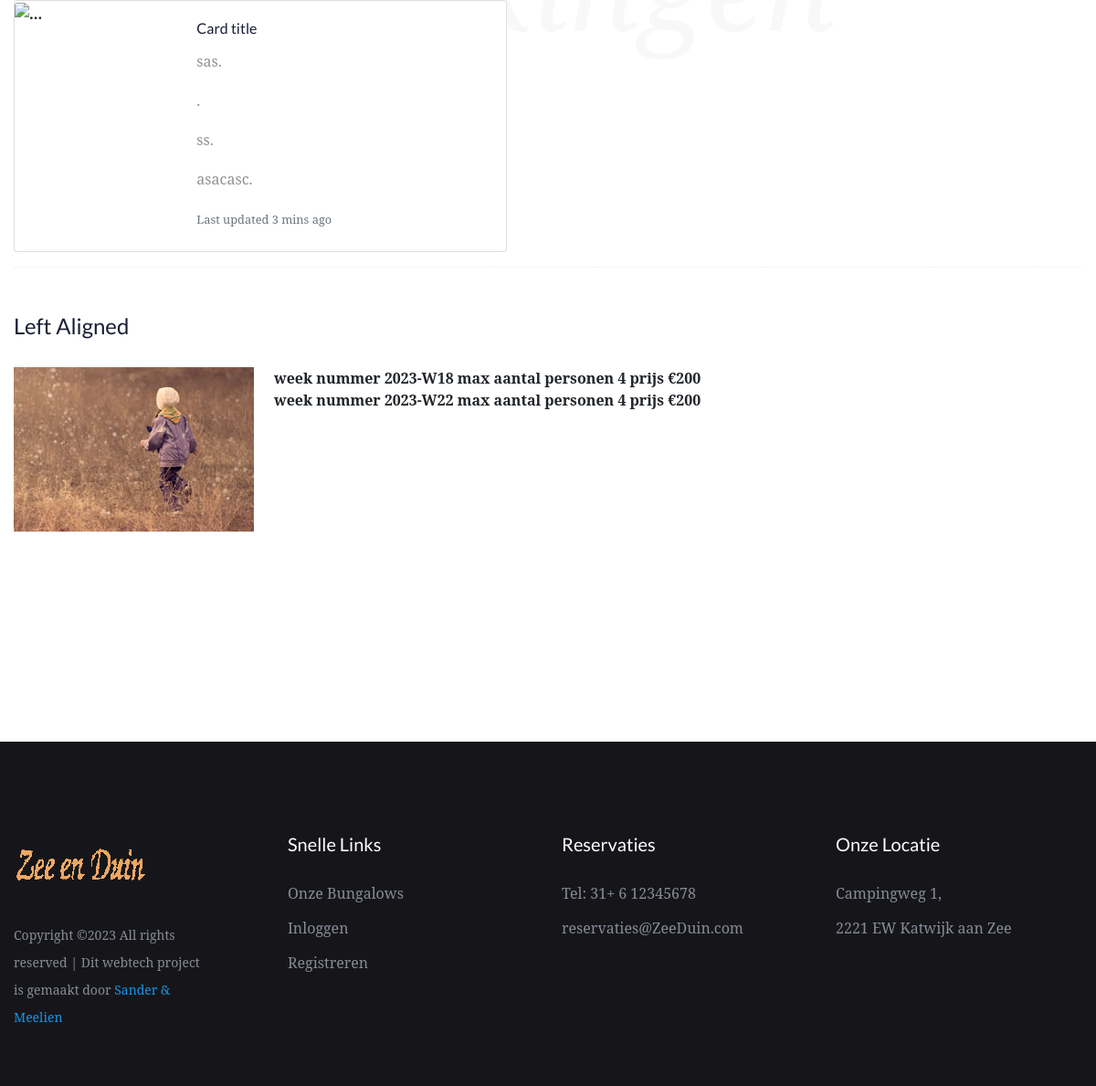
/boekingen (signed in, lower part), run on an earlier commit of the app's database.
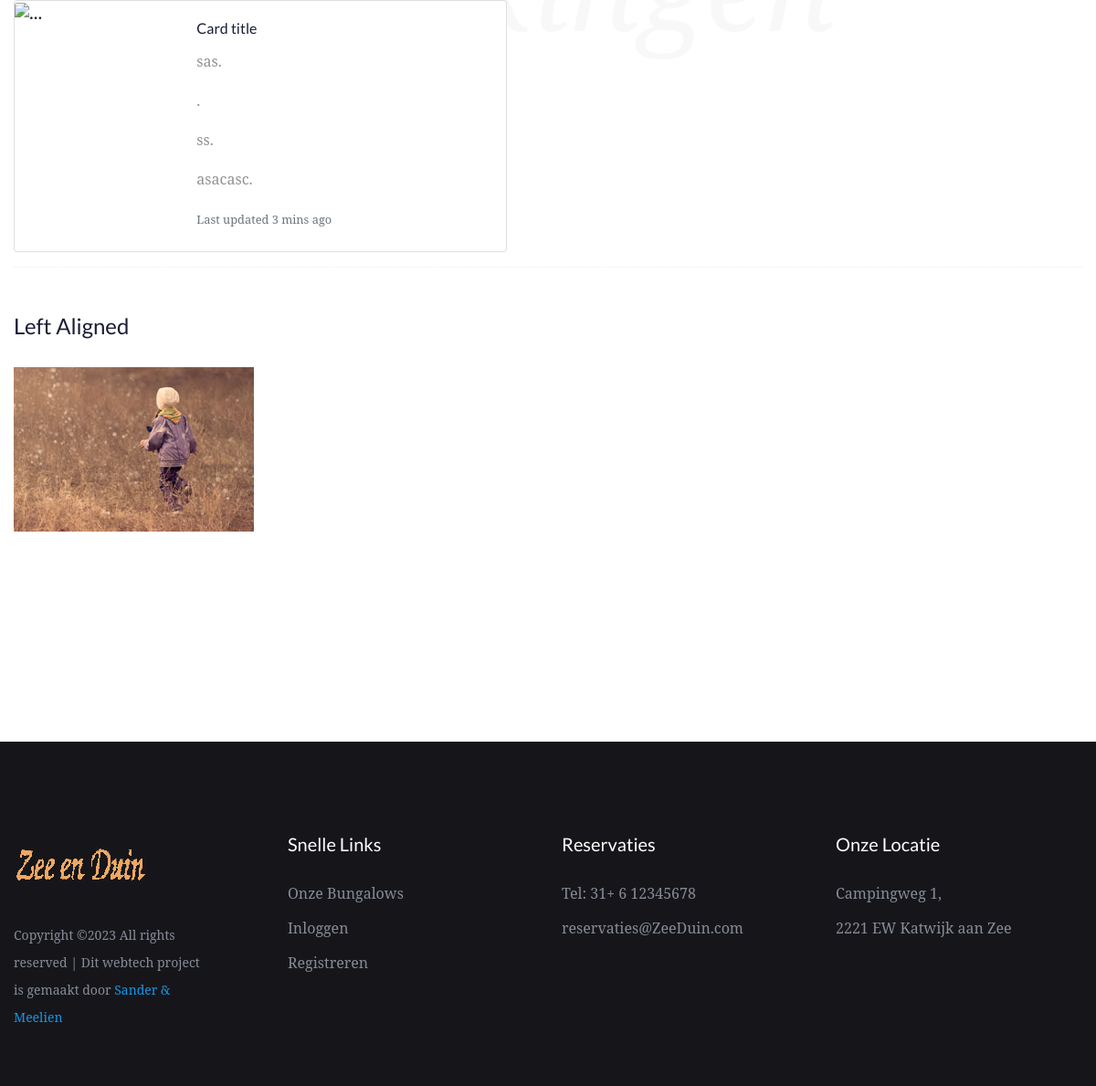
And on a later commit of the database.
### website2/models.py (models this page shows)
class Boekingen(db.Model):
    __tablename__ = 'bookings'
    id = db.Column(db.Integer, primary_key=True)
    week = db.Column(db.Integer, nullable=False) # Not NULL
    customer_id = db.Column(db.Integer, db.ForeignKey('customer.id')) # Foreign key?
    bungalow_id = db.Column(db.Integer, db.ForeignKey('bungalow.id')) # Foreign key?

class Bungalow(db.Model):
    __tablename__ = 'bungalow'
    id = db.Column(db.Integer, primary_key=True)
    name = db.Column(db.Text, nullable = False)
    size = db.Column(db.Integer, nullable = False)
    price = db.Column(db.Integer, nullable = False)
    bookings = db.relationship('Boekingen', backref='bungalow', uselist=False)

### website2/auth.py (the view)
@auth.route('/boekingen')
@login_required
def boekingen():
    results = db.session.execute(db.select(Boekingen, Bungalow)
                                 .filter(Boekingen.bungalow_id == Bungalow.id)
                                 .filter(Boekingen.customer_id == current_user.id)).scalars()
    return render_template("mijnboekingen.html", user=current_user, boekingen=results)

### website2/__init__.py (called while the page is built)
def create_app():
    app = Flask(__name__)
    app.config['SECRET_KEY'] = 'geheimesleutel'
    app.config['SQLALCHEMY_DATABASE_URI'] = f'sqlite:///{DB_NAME}'
    db.init_app(app)
    from .views import views
    from .auth import auth
    app.register_blueprint(views, url_prefix='/')
    app.register_blueprint(auth, url_prefix='/')
    from .models import Klant, Boekingen, Bungalow
    login_manager = LoginManager()
    login_manager.login_view = 'auth.login'
    login_manager.init_app(app)
    @login_manager.user_loader
    def load_klant(id):
        return Klant.query.get(int(id))
    with app.app_context():
        db.create_all()
    return app

### website2/templates/mijnboekingen.html (shortened to what this page needs)
{% extends "base.html" %}
{% block content %}
        <link rel="stylesheet" href="../static/assets/css/bootstrap.min.css">
        <link rel="stylesheet" href="../static/assets/css/owl.carousel.min.css">
        <link rel="stylesheet" href="../static/assets/css/gijgo.css">
        <link rel="stylesheet" href="../static/assets/css/slicknav.css">
        <link rel="stylesheet" href="../static/assets/css/animate.min.css">
        <link rel="stylesheet" href="../static/assets/css/magnific-popup.css">
        <link rel="stylesheet" href="../static/assets/css/fontawesome-all.min.css">
        <link rel="stylesheet" href="../static/assets/css/themify-icons.css">
        <link rel="stylesheet" href="../static/assets/css/themify-icons.css">
        <link rel="stylesheet" href="../static/assets/css/slick.css">
        <link rel="stylesheet" href="../static/assets/css/nice-select.css">
        <link rel="stylesheet" href="../static/assets/css/style.css">
        <link rel="stylesheet" href="../static/assets/css/responsive.css">
   </head>
   <body>
    <div id="preloader-active">
        <div class="preloader d-flex align-items-center justify-content-center">
            <div class="preloader-inner position-relative">
                <div class="preloader-img pere-text">
                    <strong>Boekingen</b>
                </div>
            </div>
        </div>
    </div>
    <main>
        <section class="room-area r-padding1">
            <div class="container">
                <div class="row justify-content-center">
                    <div class="col-xl-8">
                        <div class="font-back-tittle mb-45">
                            <h3 class="archivment-back">Mijn Boekingen</h3>
                        </div>
                    </div>
                </div>
                <div class="card mb-3" style="max-width: 540px;">
                    <div class="row no-gutters">
                      <div class="col-md-4">
                        <img src="..." class="card-img" alt="...">
                      </div>
                      <div class="col-md-8">
                        <div class="card-body">
                          <h5 class="card-title">Card title</h5>
                          <p class="card-text"> sas.</p> <p class="card-text" > .</p>
                          <p class="card-text"> ss.</p>
                          <p class="card-text"> asacasc.</p>
                          <p class="card-text"><small class="text-muted">Last updated 3 mins ago</small></p>
                        </div>
                      </div>
                    </div>
                  </div>
                <div class="section-top-border">
                    <h3 class="mb-30">Left Aligned</h3>
                    <div class="row">
                        <div class="col-md-3">
                            <img src="assets/img/elements/d.jpg" alt="" class="img-fluid">
                        </div>
                        <ul class="text-right">
                        {% for boeking in boekingen %}
                            <li>week nummer {{ boeking.week }}
                                max aantal personen {{ boeking.bungalow.size }}
                                prijs €{{ boeking.bungalow.price }}
                            </li>
                        {% endfor %}
                        </ul>
                    </div>
                </div>
        </section>
    </body>
{% endblock %}

### website2/templates/base.html (shortened to what this page needs)
<!doctype html>
<html class="no-js" lang="zxx">
<head>
</head>
<body>
{% block content %}
{% endblock %}
<div id= "contact" class="footer-area black-bg footer-padding">
    <div class="container">
        <div class="row d-flex justify-content-between">
            <div class="col-xl-3 col-lg-3 col-md-4 col-sm-6">
               <div class="single-footer-caption mb-30">
                  <div class="footer-logo">
                    <a href="/"><img src="../static/assets/img/logo/logo2.png" alt=""></a>
                  </div>
                  <div class="footer-pera">
                       <p>
Copyright &copy;<script>document.write(new Date().getFullYear());</script> All rights reserved | Dit webtech project is gemaakt door <a href="https://colorlib.com" target="_blank">Sander & Meelien</a>
</p>
                  </div>
               </div>
            </div>
            <div class="col-xl-3 col-lg-3 col-md-3 col-sm-5">
                <div class="single-footer-caption mb-30">
                    <div class="footer-tittle">
                        <h4>Snelle Links</h4>
                        <ul>
                            <li><a href="/rooms">Onze Bungalows</a></li>
                            <li><a href="/login">Inloggen</a></li>
                            <li><a href="/register">Registreren</a></li>
                        </ul>
                    </div>
                </div>
            </div>
            <div class="col-xl-3 col-lg-3 col-md-3 col-sm-3">
                <div class="single-footer-caption mb-30">
                    <div class="footer-tittle">
                        <h4>Reservaties</h4>
                        <ul>
                            <li><a href="https://web.whatsapp.com/">Tel: 31+ 6 12345678</a></li>
                            <li><a href="outlook.office.com">reservaties@ZeeDuin.com</a></li>
                        </ul>
                    </div>
                </div>
            </div>
            <div class="col-xl-3 col-lg-3 col-md-4  col-sm-5">
                <div class="single-footer-caption mb-30">
                    <div class="footer-tittle">
                        <h4>Onze Locatie</h4>
                        <ul>
                            <li><a href="https://goo.gl/maps/4o4eazKUDx2Xw54S6">Campingweg 1,</a></li>
                            <li><a href="https://goo.gl/maps/ZzdzSdYAud5MXzWb9">2221 EW Katwijk aan Zee</a></li>
                        </ul>
                    </div>
                </div>
            </div>
        </div>
    </div>
</div>
</body>

What changed in the data, as far as the page shows it:
removed Boekingen: week "2023-W18", bungalow.size "4", bungalow.price "200"
removed Boekingen: week "2023-W22", bungalow.size "4", bungalow.price "200"
